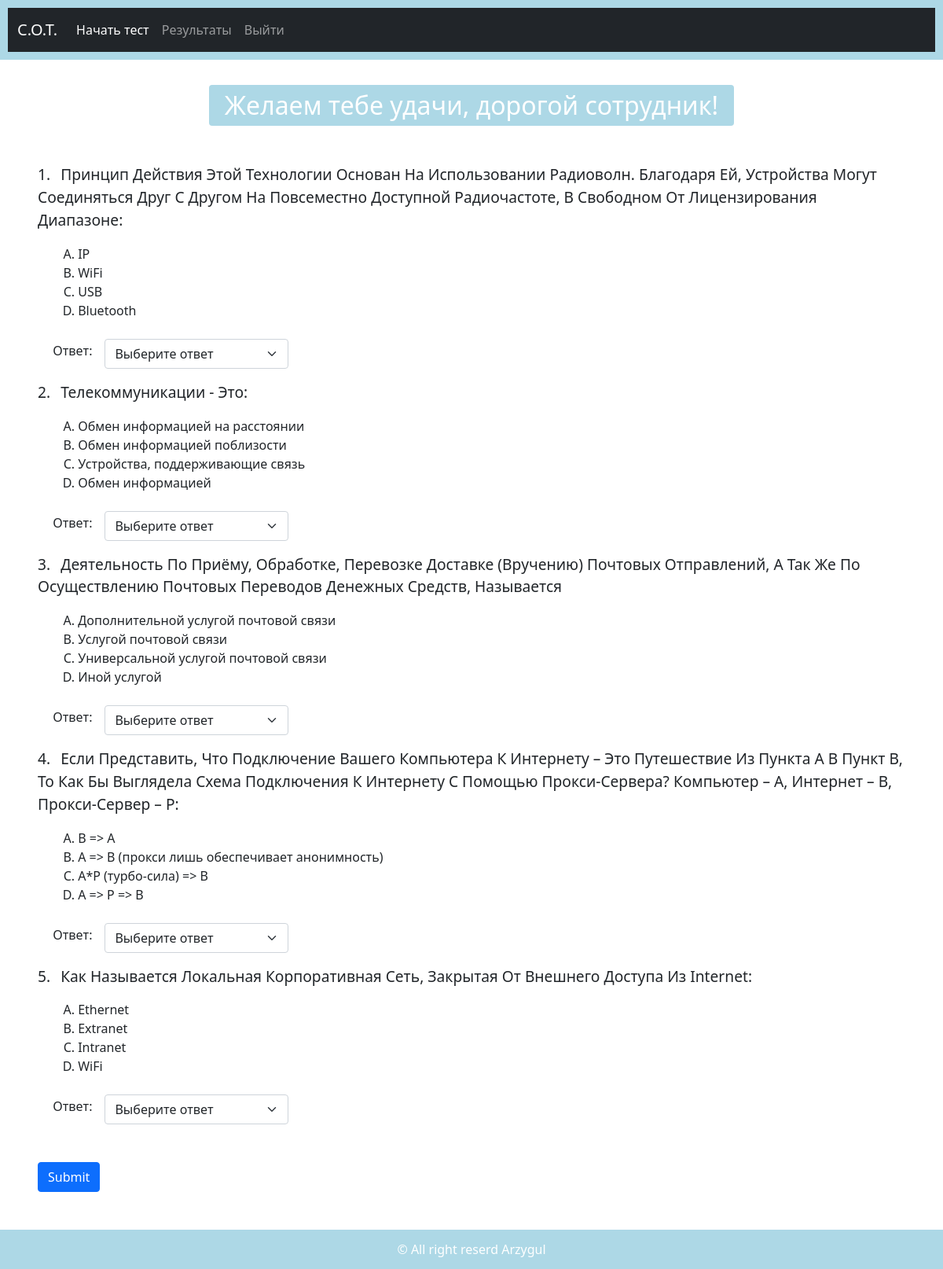
The app's page /start-test (signed in) with its own data.
### OTS/models.py (models this page shows)
class Question(models.Model):
    quno=models.IntegerField(primary_key=True, auto_created=True)
    que=models.CharField(max_length=400)
    optiona=models.CharField(max_length=100)
    optionb=models.CharField(max_length=100)
    optionc=models.CharField(max_length=100)
    optiond=models.CharField(max_length=100)
    answer=models.CharField(max_length=1)

### OTS/views.py (the view)
# urls.py: path('start-test',startTest ,name='starttest'),
def startTest(request):
    try:
        request.session['username']
    except KeyError:
     return HttpResponseRedirect('/login')
    questions=list()
    questions_pool=list(Question.objects.all())
    ran.shuffle(questions_pool)
    questions=questions_pool[:5]
    res=render(request,'OTS/start_test.html',{'questions':questions})
    return res

### templates/OTS/start_test.html (shortened to what this page needs)
<!DOCTYPE html>
{% load static %}
<html lang="rus">
<head>
    <link href="https://cdn.jsdelivr.net/npm/bootstrap@5.0.2/dist/css/bootstrap.min.css" rel="stylesheet">
    <link rel="stylesheet" href="{% static 'css/style.css' %}">
</head>
<body>
    <header>
        <nav class="navbar navbar-expand-lg navbar-dark bg-dark">
            <div class="container-fluid">
                <a class="navbar-brand" href="/">С.О.Т.</a>
                <div class="collapse navbar-collapse" id="navbarNav">
                    <ul class="navbar-nav">
                        <li class="nav-item">
                            <a class="nav-link active" href="{% url 'starttest' %}">Начать тест</a>
                        </li>
                        <li class="nav-item">
                            <a class="nav-link" href="{% url 'userresults' %}">Результаты</a>
                            <li class="nav-item">
                                <a class="nav-link" href="{% url 'logout' %}">Выйти</a>
                            </li>
                        </li>
                    </ul>
                </div>
            </div>
        </nav>
    </header>
    <main>
        <div>
            <h2>Желаем тебе удачи, дорогой сотрудник!</h2>
        </div>
        <div class="questions  p-3 p-sm-5">
            <form action="{% url 'submittest' %}" method="post">
                {% csrf_token%} {% for question in questions%}
                <div class="question-item mb-3">
                    <div class="question-statement mb-3">
                        <span class="me-2">{{ forloop.counter }}.</span> {{question.que}}
                    </div>
                    <ol class=" mb-3 question-options" type="A">
                        <li class="option-item">
                            <span>{{question.optiona}}</span>
                        </li>
                        <li class="option-item">
                            <span>{{question.optionb}}</span>
                        </li>
                        <li class="option-item">
                            <span>{{question.optionc}}</span>
                        </li>
                        <li class="option-item">
                            <span>{{question.optiond}}</span>
                        </li>
                    </ol>
                    <div class="question-answer mb-3"><span class="answer">Ответ:</span>
                        <select class="form-select mt-2" name="answer{{forloop.counter}}" required>
                        <option selected value="default">Выберите ответ</option>
                      </select>
                    </div>
                </div>
                {% endfor %}
                <div class="mt-5">
                    <input type="submit" class="btn btn-primary" value="Submit">
                </div>
            </form>
        </div>
    </main>
    <footer >
        <span>&copy; All right reserd Arzygul</span>
    </footer>
</body>
</html>

### static/css/style.css (style rules this page uses)
footer { background-color: rgb(99, 144, 212); color: white; height: 50px; text-align: center; display: flex; align-items: center; justify-content: center; }

### templates/OTS/start_test.html (style rules this page uses)
h2 { background-color: lightblue; color: white; width: fit-content; padding: 7px 20px; border-radius: 4px; margin: 0 auto; margin-top: 2rem; }
.questions { width: fit-content; }
.question-statement { font-size: 1.2rem; text-transform: capitalize; font-weight: 500; }
.question-options { margin-left: 1.2rem; }
.question-answer { margin-left: 1.2rem; display: flex; align-items: center; column-gap: 1rem; width: 300px; }
.answer { font-weight: 500; }
header { background-color: lightblue; padding: 10px; }
footer { background-color: lightblue; padding: 10px; text-align: center; color: white; }
.navbar { background-color: blue; }
.navbar-brand { color: white; }
.navbar-nav .nav-link { color: white; }

### records on screen
Question: que "Принцип Действия Этой Технологии Основан На Использовании Радиоволн. Благодаря Ей, Устройства Могут Соединяться Друг С Другом На Повсеместно Доступной Радиочастоте, В Свободном От Лицензирования Диапазоне:", optiona "IP", optionb "WiFi", optionc "USB", optiond "Bluetooth"
Question: que "Телекоммуникации - Это:", optiona "Обмен информацией на расстоянии", optionb "Обмен информацией поблизости", optionc "Устройства, поддерживающие связь", optiond "Обмен информацией"
Question: que "Деятельность По Приёму, Обработке, Перевозке Доставке (Вручению) Почтовых Отправлений, А Так Же По Осуществлению Почтовых Переводов Денежных Средств, Называется", optiona "Дополнительной услугой почтовой связи", optionb "Услугой почтовой связи", optionc "Универсальной услугой почтовой связи", optiond "Иной услугой"
Question: que "Если Представить, Что Подключение Вашего Компьютера К Интернету – Это Путешествие Из Пункта A В Пункт B, То Как Бы Выглядела Схема Подключения К Интернету С Помощью Прокси-Сервера? Компьютер – A, Интернет – B, Прокси-Сервер – P:", optiona "B => A", optionb "А => B (прокси лишь обеспечивает анонимность)", optionc "A*P (турбо-сила) => B", optiond "A => P => B"
Question: que "Как Называется Локальная Корпоративная Сеть, Закрытая От Внешнего Доступа Из Internet:", optiona "Ethernet", optionb "Extranet", optionc "Intranet", optiond "WiFi"
